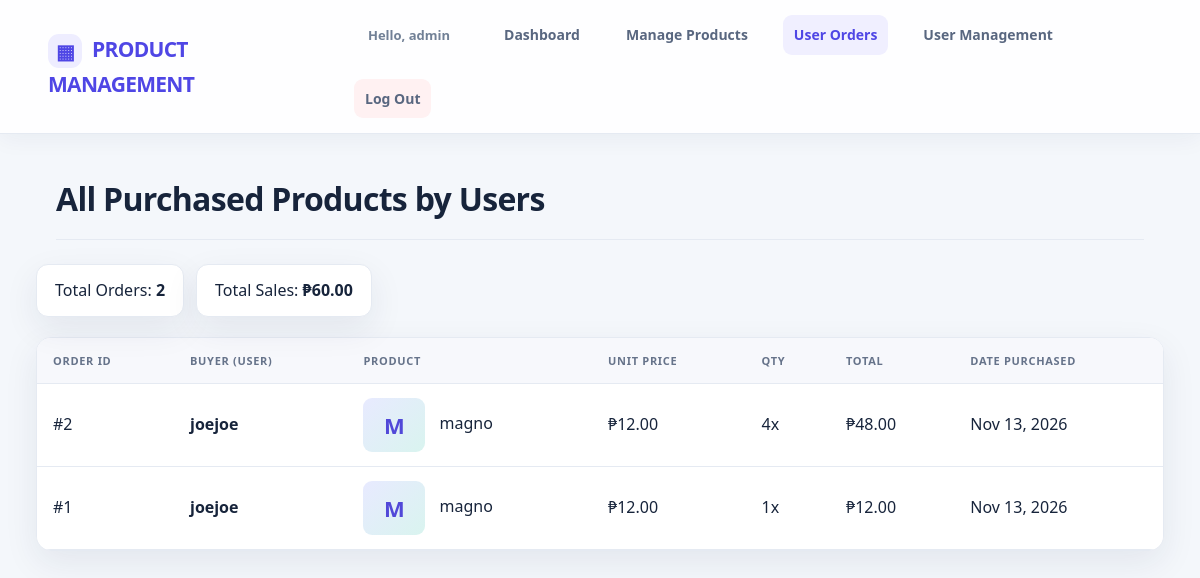
The page /products.php (signed in) on the database its author committed.
### tables this page shows
CREATE TABLE `orders` (
  `id` int(11) NOT NULL,
  `user_id` int(11) NOT NULL,
  `username` varchar(50) NOT NULL,
  `product_name` varchar(100) NOT NULL,
  `product_image` varchar(255) DEFAULT NULL,
  `price` decimal(10,2) NOT NULL,
  `quantity` int(11) NOT NULL,
  `total_price` decimal(10,2) NOT NULL,
  `created_at` timestamp NULL DEFAULT current_timestamp()
);

### products.php (the view, shortened to what this page needs)
<?php
require_once 'config.php';
$user_id  = (int) $_SESSION['user_id'];
$username = $_SESSION['username'] ?? 'User';
$role     = $_SESSION['role'];
function orderDateLabel(array $row): string {
    foreach (['ordered_at', 'created_at', 'order_date', 'purchase_date', 'date_purchased'] as $key) {
        if (!empty($row[$key])) {
            $timestamp = strtotime((string) $row[$key]);
            if ($timestamp !== false && $timestamp > 0) {
                return date('M d, Y', $timestamp);
            }
        }
    }
    return 'Date unavailable';
}
function productImagePath($path): string {
    $path = trim((string) $path);
    return $path;
}
if ($role === 'admin') {
    $query = mysqli_query($conn, "SELECT * FROM orders ORDER BY id DESC");
    $ordersList = [];
    $totalSales = 0;
    while ($r = mysqli_fetch_assoc($query)) {
        $ordersList[] = $r;
        $totalSales += (float) $r['total_price'];
    }
} else {
    $query = mysqli_query($conn, "SELECT * FROM orders WHERE user_id = '$user_id' ORDER BY id DESC");
}
?>
<!DOCTYPE html>
<html lang="en">
<head>
    <link rel="stylesheet" href="dashboard.css?v=<?php echo time(); ?>">
    <link rel="stylesheet" href="brand.css?v=1">
</head>
<body>
    <nav class="navbar">
        <div class="logo">Product Management</div>
        <div class="nav-right">
            <span class="user-greeting">
                Hello, <?= htmlspecialchars($username, ENT_QUOTES, 'UTF-8') ?>
            </span>
            <a href="dashboard.php" class="nav-link">Dashboard</a>
            <?php if ($role === 'admin'): ?>
                <a href="manage_products.php" class="nav-link">Manage Products</a>
                <a href="products.php" class="nav-link active">User Orders</a>
                <a href="users.php" class="nav-link">User Management</a>
            <?php else: ?>
                <a href="products.php" class="nav-link active">My Products</a>
            <?php endif; ?>
            <a href="index.php" class="logout-btn">Log Out</a>
        </div>
    </nav>
    <main class="container">
        <div class="section-title-wrapper">
            <h2 class="section-main-title">
                <?= ($role === 'admin') ? 'All Purchased Products by Users' : 'My Purchased Products'; ?>
            </h2>
            <hr class="section-divider">
        </div>
        <?php if ($role === 'admin'): ?>
            <div class="admin-summary">
                <div class="summary-pill">
                    <span>Total Orders:</span>
                    <strong><?= count($ordersList) ?></strong>
                </div>
                <div class="summary-pill">
                    <span>Total Sales:</span>
                    <strong>₱<?= number_format($totalSales, 2) ?></strong>
                </div>
            </div>
            <div class="orders-table-wrapper">
                <table class="orders-table">
                    <thead>
                        <tr>
                            <th>Order ID</th>
                            <th>Buyer (User)</th>
                            <th>Product</th>
                            <th>Unit Price</th>
                            <th>Qty</th>
                            <th>Total</th>
                            <th>Date Purchased</th>
                        </tr>
                    </thead>
                    <tbody>
                        <?php if (count($ordersList) > 0): ?>
                            <?php foreach ($ordersList as $row): ?>
                                <tr>
                                    <td>#<?= (int) $row['id'] ?></td>
                                    <td><strong><?= htmlspecialchars($row['username'], ENT_QUOTES, 'UTF-8') ?></strong></td>
                                    <td class="product-cell">
                                        <?php $orderImage = productImagePath($row['product_image'] ?? ''); ?>
                                        <div class="order-product-image">
                                            <span class="image-placeholder" <?= $orderImage !== '' ? 'hidden' : '' ?>><?= htmlspecialchars(strtoupper(substr((string)($row['product_name'] ?? 'P'), 0, 1)), ENT_QUOTES, 'UTF-8') ?></span>
                                        </div>
                                        <span><?= htmlspecialchars($row['product_name'], ENT_QUOTES, 'UTF-8') ?></span>
                                    </td>
                                    <td>₱<?= number_format($row['price'], 2) ?></td>
                                    <td><?= (int) $row['quantity'] ?>x</td>
                                    <td class="price-col">₱<?= number_format($row['total_price'], 2) ?></td>
                                    <td><?= htmlspecialchars(orderDateLabel($row), ENT_QUOTES, 'UTF-8') ?></td>
                                </tr>
                            <?php endforeach; ?>
                        <?php else: ?>
                            <tr>
                                <td colspan="7" class="empty-orders">No orders from users yet.</td>
                            </tr>
                        <?php endif; ?>
                    </tbody>
                </table>
            </div>
        <?php endif; ?>
    </main>
</body>
</html>

### dashboard.css (style rules this page uses)
* { margin: 0; padding: 0; box-sizing: border-box; font-family: 'Segoe UI', Arial, sans-serif; }
body { background: #f8fafc; color: #1e293b; line-height: 1.5; padding-bottom: 40px; }
.container { max-width: 1400px; margin: 0 auto; padding: 20px; }
.navbar { display: flex; align-items: center; justify-content: space-between; padding: 12px 40px; background: #1e40af; margin-bottom: 40px; box-shadow: 0 4px 12px rgba(30, 64, 175, 0.2); border-bottom: 1px solid rgba(255, 255, 255, 0.1); }
.logo { color: white; font-size: 26px; font-weight: 800; letter-spacing: 0.8px; text-transform: uppercase; }
.nav-right { display: flex; align-items: center; gap: 24px; }
.nav-link { text-decoration: none; color: rgba(255, 255, 255, 0.85); font-weight: 600; font-size: 15px; padding: 6px 0; border-bottom: 2px solid transparent; transition: color 0.2s ease, border-color 0.2s ease; }
.nav-link.active { color: #ffffff; border-bottom: 2px solid #ffffff; }
.user-greeting { color: rgba(255, 255, 255, 0.95); font-weight: 600; font-size: 14px; margin-right: 5px; background: rgba(255, 255, 255, 0.15); padding: 6px 14px; border-radius: 15px; }
.logout-btn { text-decoration: none; background: #1e3a8a; color: white; font-weight: bold; padding: 10px 20px; border-radius: 20px; border: 1px solid #93c5fd; transition: background-color 0.2s ease; }
.section-title-wrapper { margin-bottom: 30px; padding: 0 20px; }
.section-main-title { font-size: 24px; color: #1e3a8a; font-weight: 600; margin-bottom: 10px; }
.section-divider { border: 0; height: 1px; background-color: #cbd5e1; }

### rows shown on the page
orders: id "2", username "joejoe", product_name "M", product_name "magno", price "12.00", quantity "4", total_price "48.00", created_at "Nov 13, 2026"
orders: id "1", username "joejoe", product_name "M", product_name "magno", price "12.00", quantity "1", total_price "12.00", created_at "Nov 13, 2026"

### other values the page prints
$username "admin"
count($ordersList) "2"
$totalSales "60.00"
